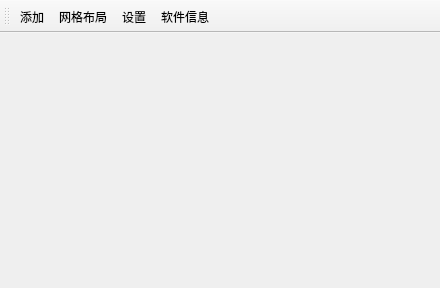
<?xml version="1.0" encoding="UTF-8"?>
<ui version="4.0">
 <class>MainWindow</class>
 <widget class="QMainWindow" name="MainWindow">
  <property name="windowModality">
   <enum>Qt::WindowModal</enum>
  </property>
  <property name="enabled">
   <bool>true</bool>
  </property>
  <property name="geometry">
   <rect>
    <x>0</x>
    <y>0</y>
    <width>440</width>
    <height>288</height>
   </rect>
  </property>
  <property name="windowTitle">
   <string>MainWindow</string>
  </property>
  <widget class="QWidget" name="centralWidget"/>
  <widget class="QToolBar" name="toolBar">
   <property name="windowTitle">
    <string>toolBar</string>
   </property>
   <property name="movable">
    <bool>true</bool>
   </property>
   <attribute name="toolBarArea">
    <enum>TopToolBarArea</enum>
   </attribute>
   <attribute name="toolBarBreak">
    <bool>false</bool>
   </attribute>
   <addaction name="addbar"/>
   <addaction name="layout"/>
   <addaction name="setbar"/>
   <addaction name="infobar"/>
  </widget>
  <action name="addbar">
   <property name="icon">
    <iconset>
     <normalon>:/newPrefix/add.png</normalon>
    </iconset>
   </property>
   <property name="text">
    <string>添加</string>
   </property>
   <property name="toolTip">
    <string>添加文件</string>
   </property>
   <property name="shortcut">
    <string>Ctrl+A</string>
   </property>
  </action>
  <action name="setbar">
   <property name="icon">
    <iconset resource="source/r1.qrc">
     <normaloff>:/newPrefix/upon.png</normaloff>:/newPrefix/upon.png</iconset>
   </property>
   <property name="text">
    <string>设置</string>
   </property>
   <property name="toolTip">
    <string>设置</string>
   </property>
  </action>
  <action name="layout">
   <property name="icon">
    <iconset resource="source/r1.qrc">
     <normaloff>:/newPrefix/layout.png</normaloff>:/newPrefix/layout.png</iconset>
   </property>
   <property name="text">
    <string>网格布局</string>
   </property>
   <property name="toolTip">
    <string>网格布局</string>
   </property>
  </action>
  <action name="infobar">
   <property name="icon">
    <iconset resource="source/r1.qrc">
     <normaloff>:/newPrefix/info.png</normaloff>:/newPrefix/info.png</iconset>
   </property>
   <property name="text">
    <string>软件信息</string>
   </property>
  </action>
 </widget>
 <resources>
  <include location="source/r1.qrc"/>
 </resources>
 <connections/>
</ui>
